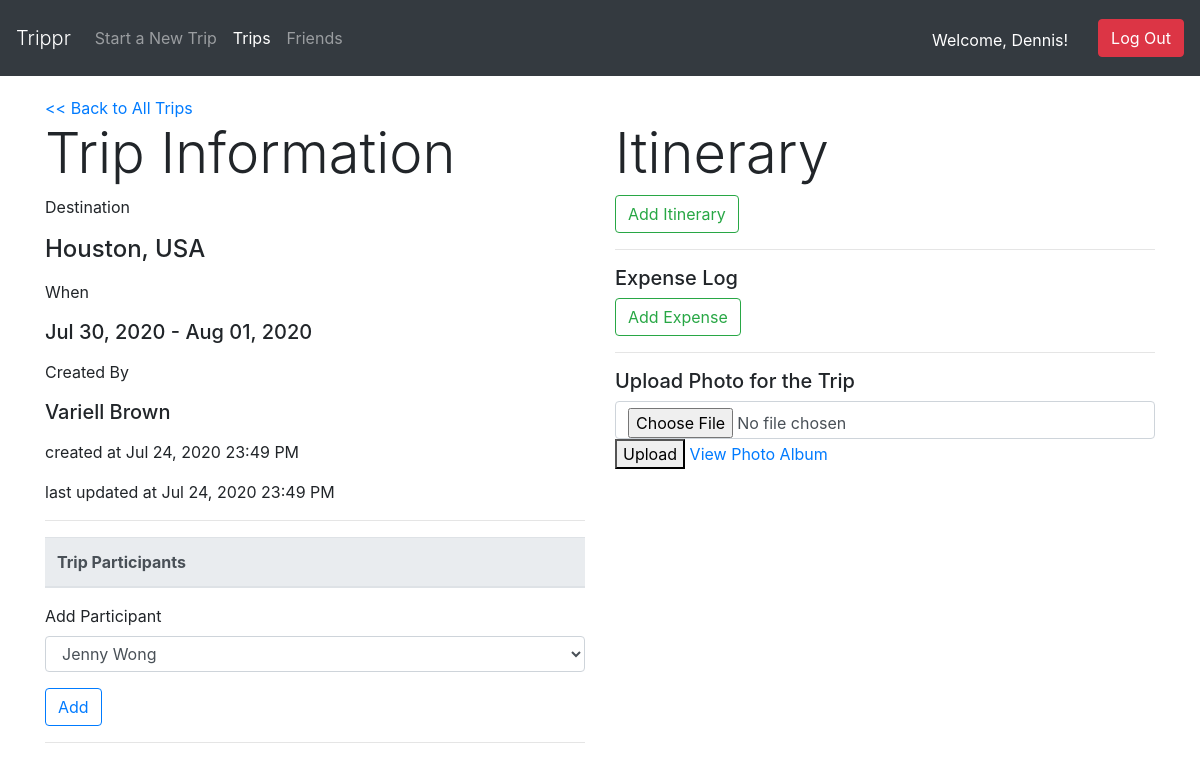
The page /dashboard/trips/2 (signed in) on the database its author committed.
### login_register_app/models.py (models this page shows)
class User(models.Model):
    first_name = models.CharField(max_length=255)
    last_name = models.CharField(max_length=255)
    birthday = models.DateField()
    email = models.CharField(max_length=255)
    password = models.CharField(max_length=255)
    friends = models.ManyToManyField('self')
    prof_pic = models.ImageField(upload_to='profile_image', blank=True, null=True)
    created_at = models.DateTimeField(auto_now_add=True)
    updated_at = models.DateTimeField(auto_now=True)
    objects = UserManager()

### trip_app/models.py (models this page shows)
class Trip(models.Model):
    city = models.CharField(max_length=255)
    country = models.CharField(max_length=255)
    state = models.CharField(max_length=255,blank=True)
    place = models.CharField(max_length=255,blank=True)
    start_date = models.DateField()
    end_date = models.DateField()
    created_by = models.ForeignKey(User, related_name="trips_created", on_delete=models.CASCADE)
    users_joined = models.ManyToManyField(User, related_name="trips_joined")
    created_at = models.DateTimeField(auto_now_add=True)
    updated_at = models.DateTimeField(auto_now=True)
    objects = TripManager()

### trip_app/views.py (the view)
# urls.py: path('trips/<int:trip_id>', views.view_dashboard),
def view_dashboard(request, trip_id):
    if 'delete_trip' in  request.GET:
        return redirect(f'/dashboard/trips/{trip_id}/remove')
    context = {
        "curr_user": User.objects.get(id=request.session['user_id']),
        "curr_trip": Trip.objects.get(id=trip_id)
    }
    return render(request, 'view_trip.html', context)

### trip_app/templates/view_trip.html (shortened to what this page needs)
<!DOCTYPE html>
<html lang="en">
<head>
    <link rel="stylesheet" href="https://stackpath.bootstrapcdn.com/bootstrap/4.5.0/css/bootstrap.min.css">
    {% load static %}
    <link rel="stylesheet" type="text/css" href="{% static 'css/style.css' %}">
</head>
<body>
    <nav class="navbar navbar-dark bg-dark navbar-expand-lg">
        <a class="navbar-brand display-4" href="/dashboard">Trippr</a>
        <div class="collapse navbar-collapse" id="navbarSupportedContent">
            <ul class="navbar-nav mr-auto">
                <li class="nav-item">
                    <a class="nav-link" href="/dashboard/trips/new" tabindex="-1" aria-disabled="true">Start a New Trip</a>
                </li>
                <li class="nav-item">
                    <a class="nav-link active" href="/dashboard/trips" tabindex="-1" aria-disabled="true">Trips</a>
                </li>
                <li class="nav-item">
                    <a class="nav-link" href="/dashboard/friends" tabindex="-1" aria-disabled="true">Friends</a>
                </li>
            </ul>
        </div>
        <p class="greet">Welcome, {{ curr_user.first_name|title }}!</p>
        <form class="form-inline my-2 my-lg-0" method="POST" action="/logout">
            <button class="btn btn-danger my-2 my-sm-0" type="submit">Log Out</button>
        </form>
    </nav>
    <div class="container">
        <a href="/dashboard/trips"><< Back to All Trips</a>
        <div class="row justify-content-center">
            <div class="col-6">
                <h4 class="display-4">Trip Information</h4>
                <div class="form-group">
                    <p>Destination</p>
                    <h4>{{ curr_trip.city }}, {{ curr_trip.country }}</h4>
                </div>
                <div class="form-group">
                    <p>When</p>
                    <h5>{{ curr_trip.start_date|date:'M d, Y' }} - {{ curr_trip.end_date|date:'M d, Y' }}</h5>
                </div>
                <div class="form-group">
                    <p>Created By</p>
                    <h5>{{ curr_trip.created_by.first_name|title }} {{ curr_trip.created_by.last_name|title }}</h5>
                </div>
                <p class="info">created at {{ curr_trip.created_at|date:'M d, Y H:i A' }}</p>
                <p class="info">last updated at {{ curr_trip.updated_at|date:'M d, Y H:i A' }}</p>
                <hr>
                <table class="table">
                    <thead class="thead-light">
                        <tr>
                            <th>Trip Participants</th>
                            <th></th>
                        </tr>
                    </thead>
                </table>
                <form action="/dashboard/trips/{{ curr_trip.id }}/participate" method="POST">
                    <div class="form-group">
                        <label for="participant">Add Participant</label>
                        <select id="participant" name="participant" size="1" class="form-control">
                            {% for friend in curr_user.friends.all %}
                            {% if friend not in curr_trip.users_joined.all %}
                            <option value="{{ friend.id }}">{{ friend.first_name|title }} {{ friend.last_name|title }}</option>
                            {% endif %}
                            {% endfor %}
                        </select>
                    </div>
                    <button type="submit" class="btn btn-outline-primary">Add</button>
                    <hr>
                </form>
            </div>
            <div class="col-6">
                <h4 class="display-4">Itinerary</h4>
                {% if curr_trip.trip_activities.all %}
                <a href="/dashboard/trips/{{ curr_trip.id }}/itinerary">Edit >></a>
                <table class="table">
                    <thead class="thead-light">
                        <tr>
                            <th>Date</th>
                            <th>Time</th>
                            <th>Activity</th>
                            <th>Address</th>
                            <th>Notes</th>
                        </tr>
                    </thead>
                    <tbody>
                        {% for activity in curr_trip.trip_activities.all %}
                        <tr>
                            <td>{{ activity.date|date:"M d, Y" }}</td>
                            <td>{{ activity.start_time|time:"H:i A" }} - {{ activity.end_time|time:"H:i A" }}</td>
                            <td>{{ activity.activity }}</td>
                            <td>{{ activity.address }}</td>
                            <td>{{ activity.notes }}</td>
                        </tr>
                        {% endfor %}
                    </tbody>
                </table>
                {% else %}
                <form action="/dashboard/trips/{{ curr_trip.id }}/itinerary">
                    <button type="submit" class="btn btn-outline-success">Add Itinerary</button>
                </form>
                {% endif %}
                <hr>
                <h5>Expense Log</h5>
                {% if curr_trip.trip_expenses.all %}
                <a href="/dashboard/trips/{{ curr_trip.id }}/expense">Edit >></a>
                <table class="table">
                    <thead class="thead-light">
                        <tr>
                            <th>Amount</th>
                            <th>Paid By</th>
                            <th>Notes</th>
                        </tr>
                    </thead>
                    <tbody>
                        {% for expense in curr_trip.trip_expenses.all %}
                        <tr>
                            <td>${{ expense.amount }}</td>
                            <td>{{ expense.paid_by.first_name|title }} {{ expense.paid_by.last_name|title }}</td>
                            <td>{{ expense.notes }}</td>
                        </tr>
                        {% endfor %}
                    </tbody>
                </table>
                {% else %}
                <form action="/dashboard/trips/{{ curr_trip.id }}/expense">
                    <button type="submit" class="btn btn-outline-success">Add Expense</button>
                </form>
                {% endif %}
                <hr>
                <form action="" method="POST" enctype="multipart/form-data">
                    <div class="form-group">
                        <h5>Upload Photo for the Trip</h5>
                        <input type="file" class="form-control" name="photo" id="photo">
                        <button type="submit">Upload</button>
                        <a href="">View Photo Album</a>
                    </div>
                </form>
            </div>
        </div>
    </div>
</body>
</html>

### trip_app/static/css/style.css (style rules this page uses)
.container { margin-top: 20px; }
p.greet { color: white; margin-top: 20px; margin-right: 30px; }

### rows shown on the page
User: first_name "Dennis"
Trip: city "Houston", country "USA", start_date "Jul 30, 2020", end_date "Aug 01, 2020", created_by.first_name "Variell", created_by.last_name "Brown", created_at "Jul 24, 2020 23:49 PM", updated_at "Jul 24, 2020 23:49 PM"

### other values the page prints
form field participant "Jenny Wong"
